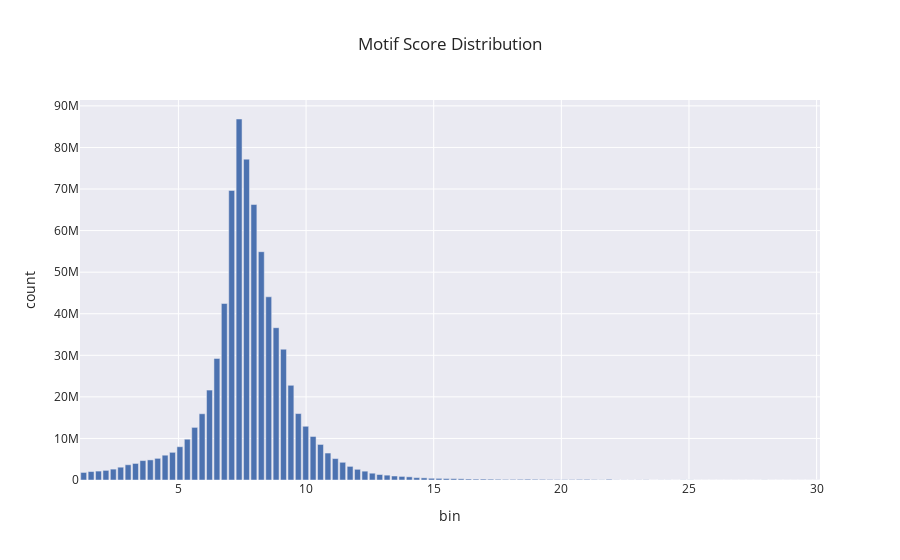

Write notebook code for a chart like this one.
### Code cell
hist = distogram.histogram(h)
df_hist = pd.DataFrame(np.array(hist), columns=["bin", "count"])

px.defaults.template = "seaborn"
fig = px.bar(df_hist, x="bin", y="count", title="Motif Score Distribution")
fig.update_layout(height=100)
fig.show()
